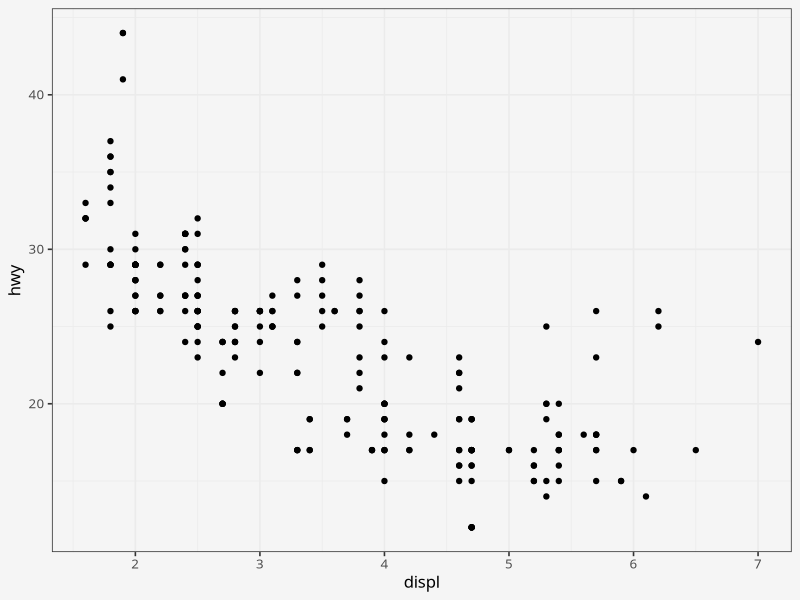

This figure's R source:
library(ggplot2)


dash_theme <- function () { 
  theme_bw(base_size=12, base_family="Avenir") %+replace% 
    theme(
      panel.background  = element_blank(),
      plot.background = element_rect(fill="gray96", colour=NA), 
      legend.background = element_rect(fill="transparent", colour=NA),
      legend.key = element_rect(fill="transparent", colour=NA)
    )
}


ggplot(data = mpg) +
  geom_point(mapping = aes(x = displ, y = hwy)) +
  dash_theme()


